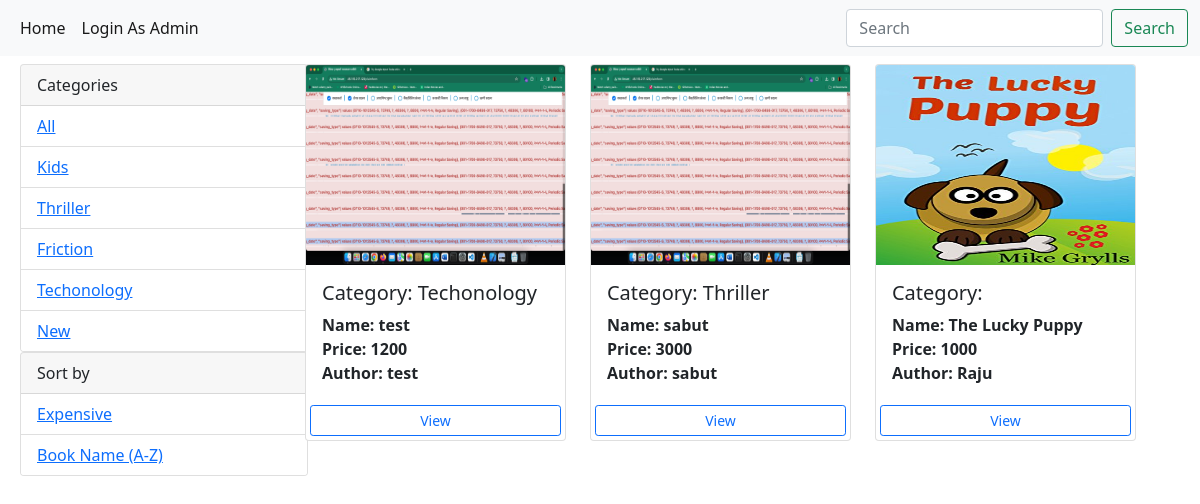
The page / on the database its author committed.
### store/models.py (models this page shows, shortened)
class Category(models.Model):
    name = models.CharField(max_length=100)

class Books(models.Model):
    category = models.ForeignKey(Category, on_delete=models.CASCADE, null=True, blank=True)
    image = models.ImageField(default = 'default.jpg')
    name = models.CharField(max_length=100, null=True, blank=True)
    author = models.CharField(max_length=100)
    price = models.IntegerField()
    description = models.TextField()

### store/views.py (the view)
# urls.py: path('',views.index, name='index'),
def index(request):
    category = request.GET.get('category')
    if category == None:
        books = Books.objects.all()
    else:
        books = Books.objects.filter(category__name=category).order_by('price')
    categories = Category.objects.all()
    context = {
        'categories': categories,
        'books': books,
    }
    return render(request, 'index.html', context)

### templates/index.html (shortened to what this page needs)
{% extends 'base.html' %}
{% block content %}
<div class="container m-2" >
    <div class="row">
        <div class="col-md-3">
            <div class="card" style="width: 18rem;">
                <div class="card-header">
                  Categories
                </div>
               <ul class="list-group list-group-flush">
                <li class="list-group-item">
                  <a href="{% url 'index' %}">All</a>
                </li>
                {% for category in categories %}
                <li class="list-group-item">
                  <a href="{% url 'index' %}?category={{category.name}}">
                    {{category.name}}
                  </a>
                </li>
                {% endfor %}
                </ul>
              </div>
              <div class="card" style="width: 18rem;">
                <div class="card-header">
                  Sort by
                </div>
               <ul class="list-group list-group-flush">
                <li class="list-group-item">
                  <a href="{% url 'order_price' %}">Expensive</a>
                  </li>
                  <li class="list-group-item">
                    <a href="{% url 'order_name' %}">Book Name (A-Z)</a>
                    </li>
              </div>
        </div>
    <div class="col-md-9">
        <div class="row">
          {% for book in books %}
            <div class="col-md-4">
                <div class="card">
                    <img class="card-img-top" src="{{book.image.url}}" alt="Card image cap" style="height: 200px;" >
                    <div class="card-body">
                      <h5 class="card-title">Category: {{book.category.name}}</h5>
                      <b class="card-text">Name: {{book.name}}</b><br>
                      <b class="card-text">Price: {{book.price}}</b><br>
                      <b class="card-text">Author: {{book.author}}</b>
                    </div>
                    <a href="{% url 'view_photo' book.id %}" class="btn btn-outline-primary btn-sm m-1">View</a>
                  </div>
                 </div>
                 {% empty %}
                 <h1>Sorry nothings Available at the moment</h1>
            {% endfor %}
            </div>
        </div>
    </div>
</div>
{% endblock %}

### templates/base.html (shortened to what this page needs)
<!doctype html>
<html lang="en">
  <head>
    <link href="https://cdn.jsdelivr.net/npm/bootstrap@5.1.3/dist/css/bootstrap.min.css" rel="stylesheet">
  </head>
  <body>
    <nav class="navbar navbar-expand-lg navbar-light bg-light">
      <div class="container-fluid">
       <div class="collapse navbar-collapse" id="navbarSupportedContent">
          <ul class="navbar-nav me-auto mb-2 mb-lg-0">
            <li class="nav-item">
              <a class="nav-link active" aria-current="page" href="{% url 'index' %}">Home</a>
            </li>
            <li class="nav-item">
              <a class="nav-link active" aria-current="page" href="{% url 'login' %}">Login As Admin</a>
            </li>
          </ul>
          <form class="d-flex" action="{% url 'search' %}">
            <input class="form-control me-2" type="search" placeholder="Search" aria-label="Search" name="search" required>
            <button class="btn btn-outline-success" type="submit">Search</button>
          </form>
        </div>
      </div>
    </nav>
    {% block content %}
    {% endblock %}
  </body>
</html>

### rows shown on the page
Category: name "Kids"
Category: name "Thriller"
Category: name "Friction"
Category: name "Techonology"
Category: name "New"
Books: image (picture), category.name "Techonology", name "test", price "1200", author "test"
Books: image (picture), category.name "Thriller", name "sabut", price "3000", author "sabut"
Books: image (picture), name "The Lucky Puppy", price "1000", author "Raju"
